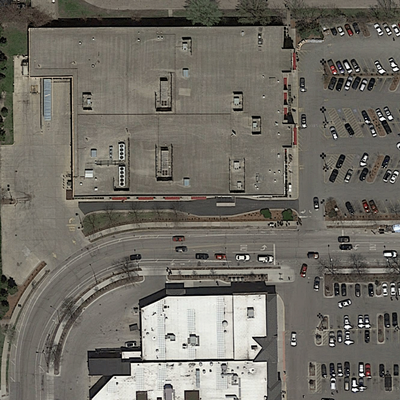
#> input picture data/training/images/satImage_033.png, 400 x 400 px, found by its file name; its folder holds 4 pictures in this run
$ jupyter execute --allow-errors Explore_IMG_distributins.ipynb
#> lines starting #> are read from the running program, lines starting #| are printed output that depends on the picture
[cell 1]
import math
import os
import re
import cv2
import numpy as np
import matplotlib.pyplot as plt
from glob import glob
from random import sample
from PIL import Image

[cell 2]
IMG_DIR = '/Users/sebastian/University/Master/second_term/cil/road-segmentation/data/training/images/'

[cell 3]
TEST_DIR = '/Users/sebastian/University/Master/second_term/cil/road-segmentation/data/test/images/'

[cell 4]
import os
import cv2
import numpy as np
import matplotlib.pyplot as plt
from tqdm import tqdm

def calculate_mean_rgb(image):
    """Calculate mean RGB values for a given image."""
    return np.mean(image, axis=(0, 1))

def plot_rgb_distribution(image_dir, num_bins=30):
    # Lists to store mean RGB values
#> called with num_bins = 30
    mean_r_values = []
    mean_g_values = []
    mean_b_values = []

    image_files = [f for f in os.listdir(image_dir) if f.endswith('.png') or f.endswith('.jpg')]

    for img_file in tqdm(image_files, desc="Processing images"):
        img_path = os.path.join(image_dir, img_file)
        img = cv2.imread(img_path)
#> img is the input picture: shape (400, 400, 3); mean B, G, R 101.5, 109.7, 113.4
        if img is None:
            continue

        # Calculate mean RGB values
        mean_r, mean_g, mean_b = calculate_mean_rgb(img)
#> mean_r = 101.5; mean_g = 109.7; mean_b = 113.4
        mean_r_values.append(mean_r)
        mean_g_values.append(mean_g)
        mean_b_values.append(mean_b)
    print(np.histogram(mean_b_values, bins=30))
    # Create histograms
    plt.figure(figsize=(15, 5))

    plt.subplot(1, 3, 1)
    plt.hist(mean_r_values, bins=num_bins, color='red', edgecolor='black', alpha=0.7)
    plt.title('Mean Red Value Distribution')
    plt.xlabel('Mean Red Intensity')
    plt.ylabel('Frequency')

    plt.subplot(1, 3, 2)
    plt.hist(mean_g_values, bins=num_bins, color='green', edgecolor='black', alpha=0.7)
    plt.title('Mean Green Value Distribution')
    plt.xlabel('Mean Green Intensity')
    plt.ylabel('Frequency')

    plt.subplot(1, 3, 3)
    plt.hist(mean_b_values, bins=num_bins, color='blue', edgecolor='black', alpha=0.7)
    plt.title('Mean Blue Value Distribution')
    plt.xlabel('Mean Blue Intensity')
    plt.ylabel('Frequency')

    plt.tight_layout()
    plt.show()
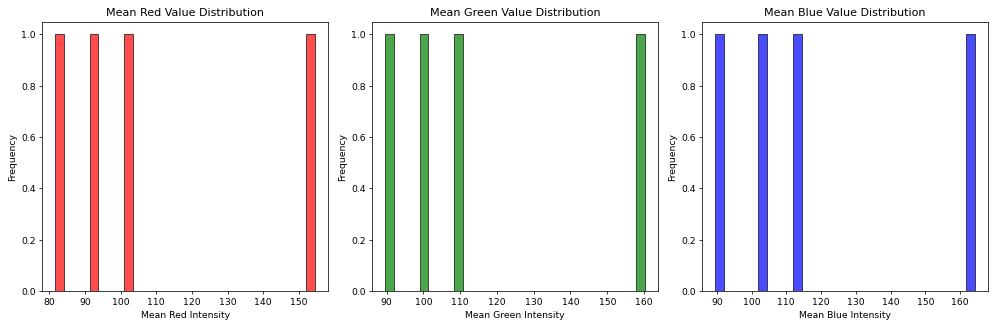
#> figure drawn by matplotlib, 3 panels

# Usage
image_directory = TEST_DIR
plot_rgb_distribution(image_directory)

#> (a cell that did not finish here is left out)


#> (a cell that did not finish here is left out)


#> (a cell that did not finish here is left out)
